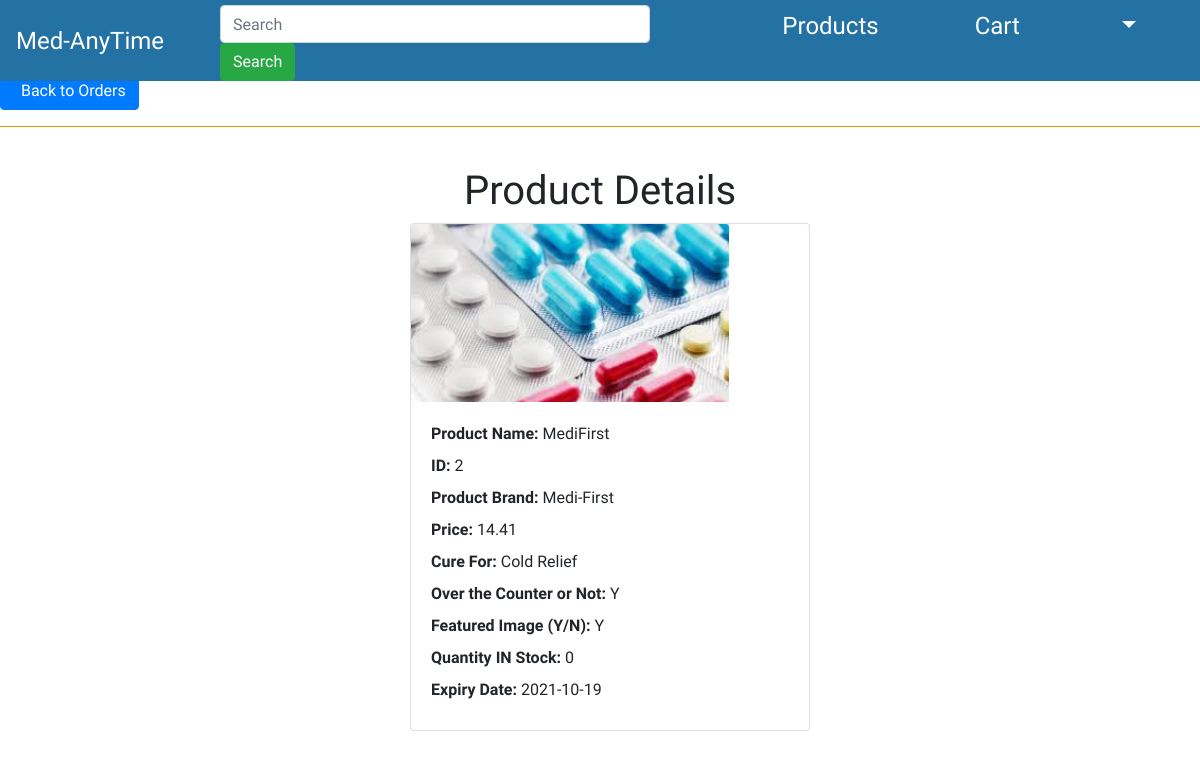
Screenshot of /view_order_products_users.php?ID=2 (signed in) with the database file from the repository.
### tables this page shows
CREATE TABLE `products` (
  `ID` int(11) NOT NULL,
  `ProductName` varchar(255) NOT NULL,
  `CompanyName` varchar(255) NOT NULL,
  `CureFor` varchar(255) DEFAULT NULL,
  `Price` decimal(10,2) NOT NULL,
  `OtcFlag` varchar(1) DEFAULT NULL,
  `Featured_Flag` varchar(255) NOT NULL,
  `ExpiryDate` date NOT NULL,
  `NumberInStock` int(11) NOT NULL,
  `productImage` varchar(255) NOT NULL
);

### view_order_products_users.php (the view, shortened to what this page needs)
<!DOCTYPE html>
<html lang="en">
<head>
    <link rel="stylesheet" href="https://stackpath.bootstrapcdn.com/bootstrap/4.1.3/css/bootstrap.min.css">
    <link rel="stylesheet" href="app new2.css">
</head>
<body class="index-page sidebar-collapse">
<nav  class="navbar navbar-dark navbar-expand-md pt-0 pb-0 fixed-top">
      <a href="userpage2.php" class="navbar-brand">Med-AnyTime</a>
	  <div class="collapse navbar-collapse" id="navmenu">
    <ul class="navbar-nav mr-auto">
      <li class="nav-item">
      <form method="POST" action="UserProductSearch.php" class="form-inline my-2 my-lg-0">
      <input class="form-control mr-sm-3" type="search" placeholder="Search" name="search" id="navBarSearchForm" aria-label="Search">
      <button class="btn btn-success my-2 my-sm-0" type="submit" name = "SearchButton" id="SearchButton">Search</button>
      </form>
      </li>
	   <li class="nav-item">
        <a class="nav-link" href="UserProducts.php">Products</a>
      </li>
	    <li class="nav-item">
        <a class="nav-link" href="CartDetails.php">Cart</a>
      </li>
	  <li class="nav-item dropdown">
                        <a class="nav-link dropdown-toggle" href="#" id="navbarDropdown" role="button" data-toggle="dropdown" aria-haspopup="true" aria-expanded="true">
                        </a>
       </li>
    </ul>
  </div>
  </nav>
     <br><br><br>
<a class="btn btn-primary btn-round" href="Order_details_admin.php"><i class="now-ui-icons shopping_basket"></i> &nbsp Back to Orders</a>
                      <hr color="orange">
	<br>
	<h1 align="Center"> Product Details</h1>
    <?php
		include('C:/xampp/htdocs/SwEngg/Config/dbConnection.php');
		$ID=$_GET['ID'];
		$query = "SELECT * FROM products WHERE ID='$ID'";
		$result = mysqli_query($dbConnection,$query);
		while($res = mysqli_fetch_array($result)) {
	?>
<form class = "form" method ="POST" action="addToCart.php">
  <div class="row">
	<div class="col-sm-4">
	</div>
		<div class="col-sm-4">
			<div class="card-columns">
                <div class="card" style = "width: 25rem;" >
                                 <?php if($res['productImage'] != ""): ?>
                            <img class="card-img-top" src="/SwEngg/upload/<?php echo $res['productImage']; ?>" alt="prodImage"  Style = "width:80%">
                            <?php else: ?>
                            <img class="card-img-top" src="/SwEngg/upload/default.jpg" alt="prodImage" class="center" Style = "width:100%">
                            <?php endif; ?>
                          <div class="card-body">
							<label><strong>Product Name:</strong></label>
							<output type ="text" name="ProductName"><?php echo $res['ProductName'];?></output>
							<br>
							<label><strong>ID:</strong></label>
							<output  type ="text" name="ProductID"><?php echo $res['ID'];?></output>
							<br>
							<label><strong>Product Brand:</strong></label>
							<output type ="text" name="compName"><?php echo $res['CompanyName'];?></output>
                            <br>
							<label><strong>Price:</strong></label>
							<output type ="text" name="price"><?php echo $res['Price'];?></output>
							<br>
							<label><strong>Cure For:</strong></label>
							<output type ="text" name="cureFor"><?php echo $res['CureFor'];?></output>
							<br>
							<label><strong>Over the Counter or Not:</strong></label>
							<output type ="text" name="OtcFlag"><?php echo $res['OtcFlag'];?></output>
							<br>
							<label><strong>Featured Image (Y/N):</strong></label>
							<output type ="text" name="FeaturedFlag"><?php echo $res['Featured_Flag'];?></output>
							<br>
							<label><strong>Quantity IN Stock:</strong></label>
							<output type ="text" name="prodQty"><?php echo $res['NumberInStock'];?></output>
							<br>
							<label><strong>Expiry Date:</strong></label>
							<output type ="date" name="ExpiryDate"><?php echo $res['ExpiryDate'];?></output>
						<?php } ?></ul>
                        </div>
					</div>
				</div>
			<br><br>
        </div>
        </div>
		</form>
</body>
</html>

### app new2.css (style rules this page uses)
body { font-family: 'Gentium Book Basic', serif; }
button { background-color:#2471A3 ; color: white; }
.navbar { font-size: 1.5rem; font-weight: 100; background-color: #2471A3 !important; }
.nav-link { color: white !important; }
.navbar .navbar-brand { color: white !important; font-size: 1.5rem; }
.navbar-nav > li { padding-left:20px; padding-right:20px; margin-left:20px; margin-right:20px; }
#navBarSearchForm { width:430px !important; margin-top: 5px; }
#SearchButton { margin-top: 10px; }

### rows the page displays
products: productImage (placeholder picture), ProductName "MediFirst", ID "2", CompanyName "Medi-First", Price "14.41", CureFor "Cold Relief", OtcFlag "Y", Featured_Flag "Y", NumberInStock "0", ExpiryDate "2021-10-19"
